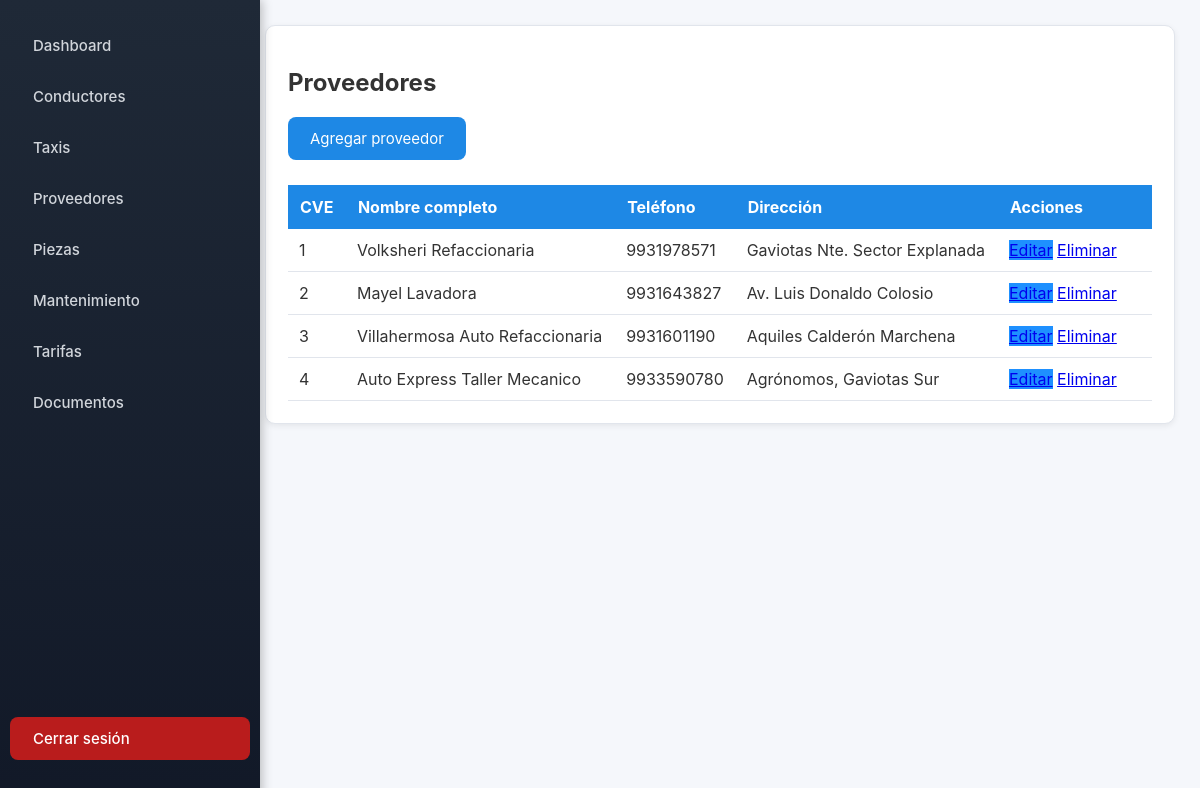
Screenshot of /paginas/proveedores/index.php (signed in) with the database file from the repository.
### tables this page shows
CREATE TABLE IF NOT EXISTS `proveedores` (
  `NOMBRE` varchar(50) DEFAULT NULL,
  `APELLIDO_PATERNO` varchar(50) DEFAULT NULL,
  `APELLIDO_MATERNO` varchar(50) DEFAULT NULL,
  `TELEFONO` varchar(15) DEFAULT NULL,
  `DIRECCION` varchar(100) DEFAULT NULL,
  `CVE_PROVEEDORES` int(11) NOT NULL AUTO_INCREMENT,
  PRIMARY KEY (`CVE_PROVEEDORES`)
);

### paginas/proveedores/index.php (the view, shortened to what this page needs)
<?php
include '../../conexion.php';
include '../../includes/menu.php';
$query = $conn->query("SELECT * FROM PROVEEDORES ORDER BY CVE_PROVEEDORES ASC");
?>
<div class="card">
    <h2>Proveedores</h2>
    <a href="agregar.php" class="button" style="margin-bottom:15px;">Agregar proveedor</a>
    <table class="table">
        <thead>
            <tr>
                <th>CVE</th>
                <th>Nombre completo</th>
                <th>Teléfono</th>
                <th>Dirección</th>
                <th style="width:130px;">Acciones</th>
            </tr>
        </thead>
        <tbody>
            <?php while($r = $query->fetch_assoc()): ?>
            <tr>
                <td><?= $r['CVE_PROVEEDORES'] ?></td>
                <td><?= $r['NOMBRE']." ".$r['APELLIDO_PATERNO']." ".$r['APELLIDO_MATERNO'] ?></td>
                <td><?= $r['TELEFONO'] ?></td>
                <td><?= $r['DIRECCION'] ?></td>
                <td>
                    <a class="btn-edit" href="editar.php?id=<?= $r['CVE_PROVEEDORES'] ?>">Editar</a>
                    <a class="btn-del" href="eliminar.php?id=<?= $r['CVE_PROVEEDORES'] ?>"
                       onclick="return confirm('¿Eliminar este proveedor?');">Eliminar</a>
                </td>
            </tr>
            <?php endwhile ?>
        </tbody>
    </table>
</div>
<?php include '../../includes/footer.php'; ?>

### css/estilos.css (style rules this page uses)
* { transition: all .15s ease-in-out; }
.card { background: var(--card); padding: 22px; border-radius: 10px; box-shadow:0 2px 6px rgba(0,0,0,.07); border:1px solid var(--borde); margin-bottom:20px; animation: fadeIn .4s ease; }
.button { background: var(--color-primario); border:none; color:white; padding:12px 22px; border-radius:8px; cursor:pointer; font-size:15px; display:inline-block; text-decoration:none; }
table { width:100%; border-collapse:collapse; margin-top:10px; }
th { background: var(--color-primario); color:white; padding:12px; text-align:left; }
td { padding:11px; background:white; border-bottom:1px solid var(--borde); }
.btn-edit { background: #1e90ff; }

### rows the page displays
proveedores: CVE_PROVEEDORES "1", NOMBRE "Volksheri", APELLIDO_PATERNO "Refaccionaria", TELEFONO "9931978571", DIRECCION "Gaviotas Nte. Sector Explanada"
proveedores: CVE_PROVEEDORES "2", NOMBRE "Mayel", APELLIDO_PATERNO "Lavadora", TELEFONO "9931643827", DIRECCION "Av. Luis Donaldo Colosio"
proveedores: CVE_PROVEEDORES "3", NOMBRE "Villahermosa", APELLIDO_PATERNO "Auto Refaccionaria", TELEFONO "9931601190", DIRECCION "Aquiles Calderón Marchena"
proveedores: CVE_PROVEEDORES "4", NOMBRE "Auto Express", APELLIDO_PATERNO "Taller Mecanico", TELEFONO "9933590780", DIRECCION "Agrónomos, Gaviotas Sur"
